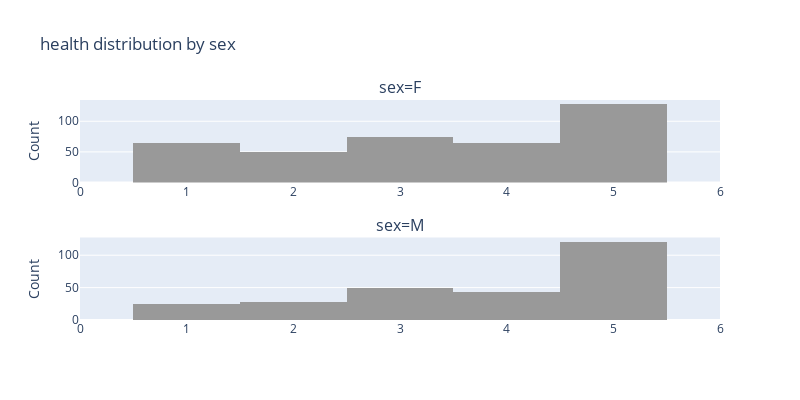

Notebook source saved alongside this figure:
### Markdown cell above
### Step 2 part 4
Create a histogram for each protected class variable that graphs the frequency values of its membership
categories as a function of the dependent variables

### Code cell
fig = create_step_2_hist(df, feature_name='sex', target_name='health')
fig.show()

### Figure 1 — Plotly figure (JSON) as saved in the notebook; plotly's stock layout.template omitted (floating-point values rounded to 4 significant figures; data arrays with more than 128 entries replaced by an {"elided": "..."} marker saying what was removed)
{"data": [{"marker": {"color": "#999999"}, "name": "F", "showlegend": false, "type": "histogram", "x": {"elided": "383 int values"}, "xaxis": "x", "yaxis": "y"}, {"marker": {"color": "#999999"}, "name": "M", "showlegend": false, "type": "histogram", "x": {"elided": "266 int values"}, "xaxis": "x2", "yaxis": "y2"}], "layout": {"annotations": [{"font": {"size": 16}, "showarrow": false, "text": "sex=F", "x": 0.5, "xanchor": "center", "xref": "paper", "y": 1, "yanchor": "bottom", "yref": "paper"}, {"font": {"size": 16}, "showarrow": false, "text": "sex=M", "x": 0.5, "xanchor": "center", "xref": "paper", "y": 0.375, "yanchor": "bottom", "yref": "paper"}], "height": 400, "legend": {"title": {"text": "sex"}}, "title": {"text": "health distribution by sex"}, "width": 800, "xaxis": {"anchor": "y", "domain": [0, 1], "range": [0, 6]}, "xaxis2": {"anchor": "y2", "domain": [0, 1], "range": [0, 6]}, "yaxis": {"anchor": "x", "domain": [0.625, 1], "title": {"text": "Count"}}, "yaxis2": {"anchor": "x2", "domain": [0, 0.375], "title": {"text": "Count"}}}}
